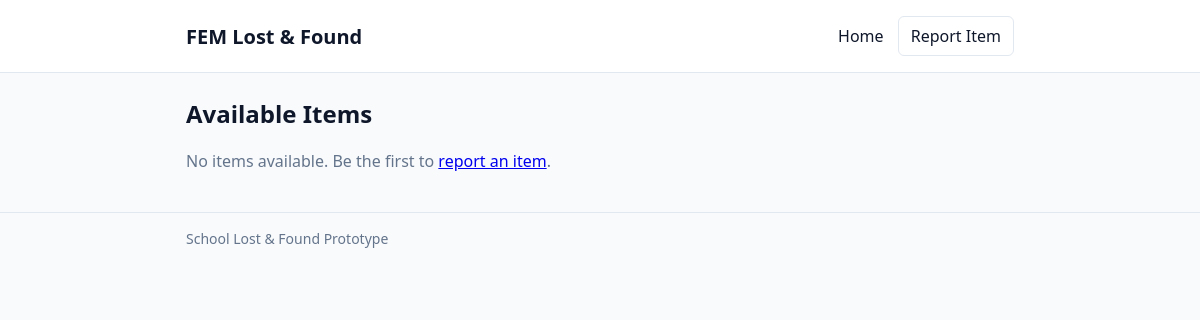
Before: / with the older database file.
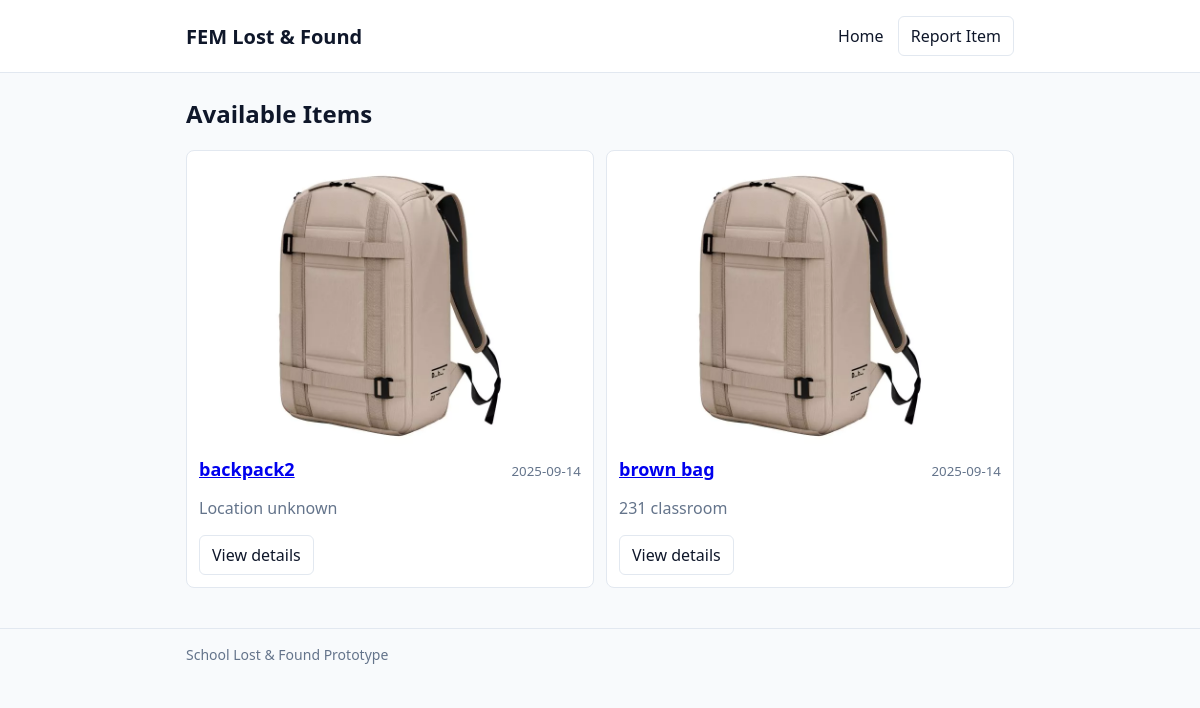
After: the same page with the newer database file.
### tables this page shows
CREATE TABLE items (
            id INTEGER PRIMARY KEY AUTOINCREMENT,
            name TEXT NOT NULL,
            description TEXT,
            date_found TEXT,
            location TEXT,
            status TEXT NOT NULL DEFAULT 'available',
            image_filename TEXT
        );

### app.py (the view)
@app.route("/")
def index():
    conn = get_db_connection()
    items = conn.execute(
        """
        SELECT id, name, description, date_found, location, status, image_filename
        FROM items
        WHERE status = ? OR status IS NULL OR status = ''
        ORDER BY date_found DESC, id DESC
        """,
        ("available",),
    ).fetchall()
    conn.close()
    return render_template("index.html", items=items)

### app.py (called while the page is built)
def get_db_connection():
    conn = sqlite3.connect(DB_PATH)
    conn.row_factory = sqlite3.Row
    return conn

### templates/index.html (shortened to what this page needs)
{% extends "layout.html" %}
{% block content %}
  <h2>Available Items</h2>
  {% if items and items|length > 0 %}
    <div class="items">
      {% for item in items %}
        <article class="item-card">
          {% if item['image_filename'] %}
            <a href="{{ url_for('item_detail', item_id=item['id']) }}">
              <img class="thumb" src="{{ url_for('static', filename='uploads/' ~ item['image_filename']) }}" alt="{{ item['name'] }}">
            </a>
          {% endif %}
          <header>
            <h3><a href="{{ url_for('item_detail', item_id=item['id']) }}">{{ item['name'] }}</a></h3>
            <small class="date">{{ item['date_found'] or '—' }}</small>
          </header>
          <p class="muted">{{ item['location'] or 'Location unknown' }}</p>
          <footer>
            <a class="btn" href="{{ url_for('item_detail', item_id=item['id']) }}">View details</a>
          </footer>
        </article>
      {% endfor %}
    </div>
  {% else %}
    <p class="muted">No items available. Be the first to <a href="{{ url_for('report') }}">report an item</a>.</p>
  {% endif %}
{% endblock %}

### templates/layout.html (shortened to what this page needs)
<!doctype html>
<html lang="en">
  <head>
    <link rel="stylesheet" href="{{ url_for('static', filename='style.css') }}">
  </head>
  <body>
    <header class="site-header">
      <div class="container">
        <h1><a href="{{ url_for('index') }}">FEM Lost &amp; Found</a></h1>
        <nav>
          <a href="{{ url_for('index') }}">Home</a>
          <a class="btn" href="{{ url_for('report') }}">Report Item</a>
        </nav>
      </div>
    </header>
    <main class="container">
      {% block content %}{% endblock %}
    </main>
    <footer class="site-footer">
      <div class="container">School Lost &amp; Found Prototype</div>
    </footer>
  </body>
  </html>

### static/style.css (style rules this page uses)
:root { --bg: #f8fafc; --fg: #0f172a; --muted: #64748b; --card: #ffffff; --border: #e2e8f0; --primary: #2563eb; --primary-contrast: #ffffff; --success: #16a34a; --error: #dc2626; }
* { box-sizing: border-box; }
html, body { height: 100%; }
body { margin: 0; font-family: system-ui, -apple-system, Segoe UI, Roboto, "Helvetica Neue", Arial, "Noto Sans", "Apple Color Emoji", "Segoe UI Emoji"; background: var(--bg); color: var(--fg); }
.container { width: 100%; max-width: 860px; margin: 0 auto; padding: 0 16px; }
.site-header { background: #fff; border-bottom: 1px solid var(--border); }
.site-header .container { display: flex; align-items: center; justify-content: space-between; padding: 16px 16px; }
.site-header h1 { font-size: 20px; margin: 0; }
.site-header a { color: inherit; text-decoration: none; }
.site-header nav a { margin-left: 10px; }
.site-footer { border-top: 1px solid var(--border); color: var(--muted); font-size: 14px; padding: 16px 0; margin-top: 40px; }
.btn { display: inline-block; padding: 8px 12px; border: 1px solid var(--border); border-radius: 6px; text-decoration: none; color: inherit; background: #fff; }
h2 { margin-top: 24px; }
.muted { color: var(--muted); }
.items { display: grid; grid-template-columns: 1fr; gap: 12px; }
.item-card { background: var(--card); border: 1px solid var(--border); border-radius: 8px; padding: 12px; }
.item-card header { display: flex; justify-content: space-between; align-items: baseline; }
.item-card h3 { margin: 0; font-size: 18px; }
.item-card .date { color: var(--muted); }
.item-card img { display: block; width: 100%; height: auto; border-radius: 6px; margin-bottom: 8px; }
.thumb { aspect-ratio: 4 / 3; object-fit: cover; }
@media (min-width: 700px) { .items { grid-template-columns: 1fr 1fr; } }

Changed rows visible on the page:
added items: image_filename (picture), name "backpack2", date_found "2025-09-14", location "Location unknown"
added items: image_filename (picture), name "brown bag", date_found "2025-09-14", location "231 classroom"
Other visible differences:
text no longer shown: "No items available. Be the first to report an item ."
